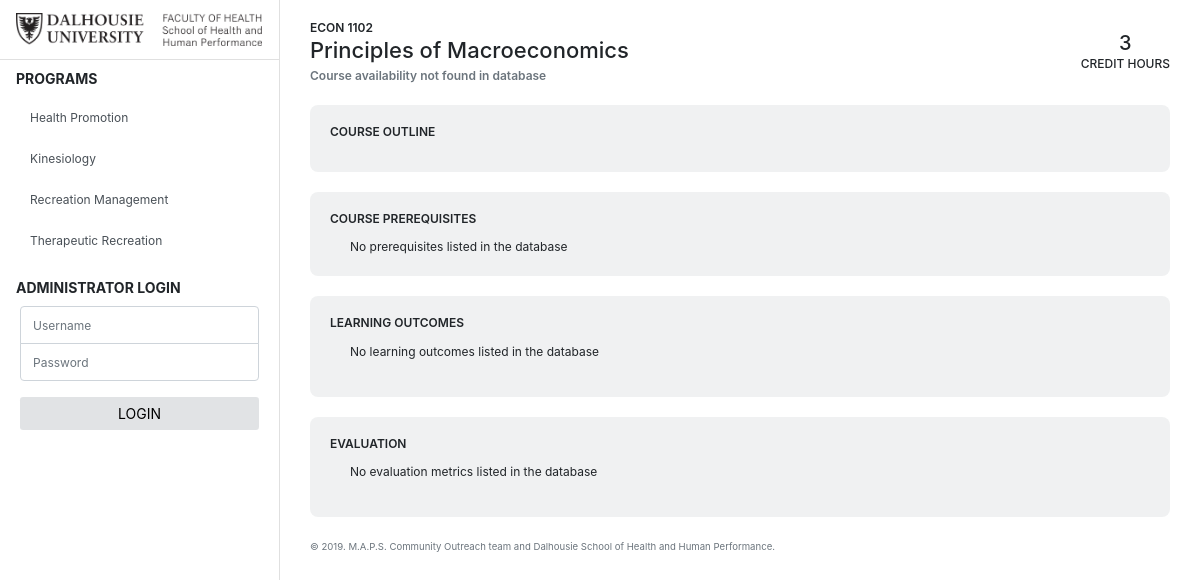
/course.php?course=ECON 1102, run on the app's committed database.
### tables this page shows
CREATE TABLE IF NOT EXISTS `course` (
  `courseCode` VARCHAR(255) NOT NULL,
  `courseTitle` VARCHAR(255) NOT NULL,
  `courseOutline` TEXT NULL DEFAULT NULL,
  `prerequisites` TEXT NULL DEFAULT NULL,
  `learningoutcomes` TEXT NULL DEFAULT NULL,
  `creditHrs` INT NULL,
  `evaluation` TEXT NULL DEFAULT NULL,
  `availability` VARCHAR(45) NULL,
  `program` VARCHAR(45) NULL,
 
  PRIMARY KEY (`courseCode`));

### html/includes/db.php (called while the page is built, shortened)
<?php
function query($db, $q, $arg=[]) {
   $stmt = $db->prepare($q);
   $stmt->execute($arg);
   return $stmt->fetch();
}
function getCourse($db, $coursecode) {
   $q = 'SELECT * FROM `course` WHERE courseCode LIKE ?';
   return query($db, $q, [$coursecode]);
}
?>

### html/course.php (the view, shortened to what this page needs)
<?php include("includes/header.php");
function courseprereq($db, $course){
   $temp=$course['prerequisites'];
   $temp= explode (',',$temp);
   foreach($temp as $prereq){
      $arr = explode("/", $prereq, 2);
      $first= $arr[0];
      $c= getCourse($db, $first);
      if($first!=null){
         if ($c != null) {
            echo '<a role="button" class="btn btn-secondary btn-sm" href="course.php?course='.$first.'">'.$prereq."</a>\n";
         } else {
            echo '<a role="button" class="btn btn-secondary btn-sm" style="pointer-events: none;">'.$prereq."</a>\n";
         }
      }else {
         echo "No prerequisites listed in the database";
      }
   }
}?>
                <div class="class-name-hours d-flex justify-content-between align-items-center">
                    <div class="class-title">
                        <p><?php echo $course['courseCode']; ?></p>
                        <h2><?php echo $course['courseTitle'];?></h2>
                        <p class="text-muted mt-1">
                            <span><?php if ($course['availability'] != null) { echo "Available in the ".$course['availability']; } else { echo "Course availability not found in database"; } ?></span>
                        </p>
                    </div>
                    <div class="credit-hours align-middle text-center">
                        <h2><?php echo $course['creditHrs'];?></h2>
                        <p>CREDIT HOURS</p>
                    </div>
                </div>
                <div class="card">
                    <div class="card-body">
                        <h6 class="card-title">COURSE OUTLINE</h6>
                    </div>
                </div>
                <div class="card">
                    <div class="card-body">
                        <h6 class="card-title">COURSE PREREQUISITES</h6>
                        <div class="outcomes-list"><?php courseprereq($db, $course); ?></div>
                    </div>
                </div>
                <div class="card">
                    <div class="card-body">
                        <h6 class="card-title">LEARNING OUTCOMES</h6>
                        <ul class="outcomes-list">
                        <?php
if ($course['learningoutcomes'] != null) {
   array_map(function ($outcome) {echo '<li>'.$outcome.'</li>'; }, explode("\n", $course['learningoutcomes']));
} else {
   echo "<p>No learning outcomes listed in the database</p>\n";
}
?>
                        </ul>
                    </div>
                </div>
                <div class="card">
                    <div class="card-body">
                        <h6 class="card-title">EVALUATION</h6>
                        <ul class="outcomes-list">
                        <?php
if ($course['evaluation'] != null) {
   array_map(function ($outcome) {echo '<li>'.$outcome.'</li>'; }, explode("\n", $course['evaluation']));
} else {
   echo "<p>No evaluation metrics listed in the database</p>\n";
}
?>
                        </ul>
                    </div>
                </div>
<?php include("includes/footer.php"); ?>

### html/css/hahp-styles.css (style rules this page uses)
body { font-size: 12px; }
.class-name-hours { margin-bottom: 20px; }
.program-title p, .class-title p { font-size: 12px; font-weight: 600; margin: 0px; }
.program-title h2, .class-title h2 { font-size: 22px; margin: 0px; }
.credit-hours h2 { font-size: 20px; margin: 0px; }
.credit-hours p { font-size: 12px; font-weight: 500; margin: 0px; }
.card { border-radius: 8px; background-color: rgba(108, 117, 125, 0.1); border: 0; margin-bottom: 20px; }
.card-title { font-size: 12px; font-weight: 600; }
.outcomes-list { padding-left: 20px; margin-bottom: 0px; }

### data on the page
course: courseCode "ECON 1102", courseTitle "Principles of Macroeconomics", creditHrs "3"
